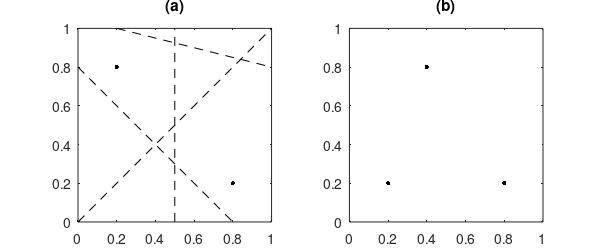

Write MATLAB code to recreate this figure.
function shattering

% shattering.m
% Jeremy Barnes, 26/9/1999
% $Id$

% Draws a diagram of shattering

global EPSFILENAME

figure(1);  clf;

two_points_x = [0.2 0.8];
two_points_y = [0.8 0.2];

three_points_x = [0.2 0.8 0.4];
three_points_y = [0.2 0.2 0.8];

figure(1);  clf;

subplot(1, 2, 1);
plot(two_points_x, two_points_y, 'k.', 'MarkerSize', 10);  hold on;
plot([0 1], [0 1], 'k--');
plot([0.2 1], [1 0.8], 'k--');
plot([0 0.8], [0.8 0], 'k--');
plot([0.5 0.5], [0 1], 'k--');
title('(a)');
axis square;

subplot(1, 2, 2);
plot(three_points_x, three_points_y, 'k.', 'MarkerSize', 10);
axis([0 1 0 1]);
title('(b)');
axis square;

set(1, 'paperposition', [0 0 6 2.5]);

print(EPSFILENAME, '-f1','-depsc');